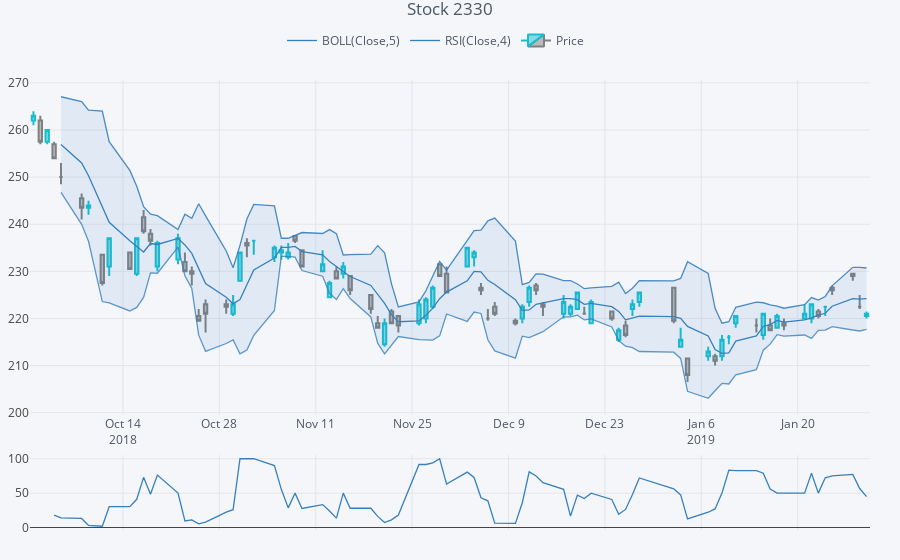

Notebook source saved alongside this figure:
### Code cell
plyo.iplot(
     qf.iplot(asFigure=True),
     #image='png',
     filename='qf_03'
)
